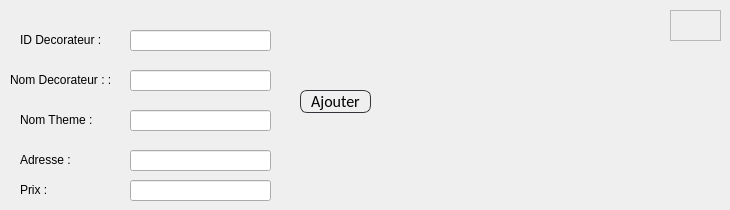
     <widget class="QWidget" name="Ajouter_Theme">
      <attribute name="title">
       <string>Ajouter Decorateur</string>
      </attribute>
      <widget class="QLineEdit" name="le_id_theme">
       <property name="geometry">
        <rect>
         <x>130</x>
         <y>30</y>
         <width>141</width>
         <height>21</height>
        </rect>
       </property>
       <property name="text">
        <string/>
       </property>
      </widget>
      <widget class="QLineEdit" name="le_nom_dec">
       <property name="geometry">
        <rect>
         <x>130</x>
         <y>70</y>
         <width>141</width>
         <height>21</height>
        </rect>
       </property>
       <property name="text">
        <string/>
       </property>
      </widget>
      <widget class="QLineEdit" name="le_nom_theme">
       <property name="geometry">
        <rect>
         <x>130</x>
         <y>110</y>
         <width>141</width>
         <height>21</height>
        </rect>
       </property>
       <property name="text">
        <string/>
       </property>
      </widget>
      <widget class="QLabel" name="label_14">
       <property name="geometry">
        <rect>
         <x>20</x>
         <y>30</y>
         <width>101</width>
         <height>20</height>
        </rect>
       </property>
       <property name="styleSheet">
        <string notr="true">font: 75 11pt &quot;MS Shell Dlg 2&quot;;
color: rgb(0, 0, 0);</string>
       </property>
       <property name="text">
        <string>ID Decorateur :</string>
       </property>
      </widget>
      <widget class="QLabel" name="label_15">
       <property name="geometry">
        <rect>
         <x>10</x>
         <y>70</y>
         <width>121</width>
         <height>20</height>
        </rect>
       </property>
       <property name="styleSheet">
        <string notr="true">font: 75 11pt &quot;MS Shell Dlg 2&quot;;
color: rgb(0, 0, 0);</string>
       </property>
       <property name="text">
        <string>Nom Decorateur : :</string>
       </property>
      </widget>
      <widget class="QLabel" name="label_16">
       <property name="geometry">
        <rect>
         <x>20</x>
         <y>110</y>
         <width>101</width>
         <height>20</height>
        </rect>
       </property>
       <property name="styleSheet">
        <string notr="true">font: 75 11pt &quot;MS Shell Dlg 2&quot;;
color: rgb(0, 0, 0);</string>
       </property>
       <property name="text">
        <string>Nom Theme :</string>
       </property>
      </widget>
      <widget class="QLineEdit" name="le_prix_theme">
       <property name="geometry">
        <rect>
         <x>130</x>
         <y>180</y>
         <width>141</width>
         <height>21</height>
        </rect>
       </property>
       <property name="text">
        <string/>
       </property>
      </widget>
      <widget class="QLabel" name="label_17">
       <property name="geometry">
        <rect>
         <x>20</x>
         <y>180</y>
         <width>101</width>
         <height>20</height>
        </rect>
       </property>
       <property name="styleSheet">
        <string notr="true">font: 75 11pt &quot;MS Shell Dlg 2&quot;;
color: rgb(0, 0, 0);</string>
       </property>
       <property name="text">
        <string>Prix :</string>
       </property>
      </widget>
      <widget class="QPushButton" name="Ok_Ajouttheme">
       <property name="geometry">
        <rect>
         <x>300</x>
         <y>90</y>
         <width>71</width>
         <height>23</height>
        </rect>
       </property>
       <property name="styleSheet">
        <string notr="true">QPushButton
{
	background: transparent;
	border-style:solid;
	border-radius:7px;
	border-width:1px;
border-color: rgb(50, 53, 57);
	color:rgb(0,0,0);
	font-size:16px;
font-family:Calibri;
}

QPushButton:hover
{
	background-color: #00000000;
	border-color: rgb(30, 227, 0);
	/*color:rgb(30, 227, 0);*/
}

QPushButton:focus
{
	background-color:  rgb(30, 227, 0);
	border-color: rgba(30, 227, 0,0);
	color:rgb(255, 255, 255);
}</string>
       </property>
       <property name="text">
        <string>Ajouter</string>
       </property>
      </widget>
      <widget class="QLineEdit" name="le_adresse_dec">
       <property name="geometry">
        <rect>
         <x>130</x>
         <y>150</y>
         <width>141</width>
         <height>21</height>
        </rect>
       </property>
       <property name="text">
        <string/>
       </property>
      </widget>
      <widget class="QLabel" name="label_18">
       <property name="geometry">
        <rect>
         <x>20</x>
         <y>150</y>
         <width>101</width>
         <height>20</height>
        </rect>
       </property>
       <property name="styleSheet">
        <string notr="true">font: 75 11pt &quot;MS Shell Dlg 2&quot;;
color: rgb(0, 0, 0);</string>
       </property>
       <property name="text">
        <string>Adresse :</string>
       </property>
      </widget>
      <widget class="QFrame" name="heart_2">
       <property name="geometry">
        <rect>
         <x>670</x>
         <y>10</y>
         <width>51</width>
         <height>31</height>
        </rect>
       </property>
       <property name="styleSheet">
        <string notr="true">image: url(:/Downloads/83568076_189078935505313_7750739707968880640_n.png);</string>
       </property>
       <property name="frameShape">
        <enum>QFrame::StyledPanel</enum>
       </property>
       <property name="frameShadow">
        <enum>QFrame::Raised</enum>
       </property>
      </widget>
     </widget>
